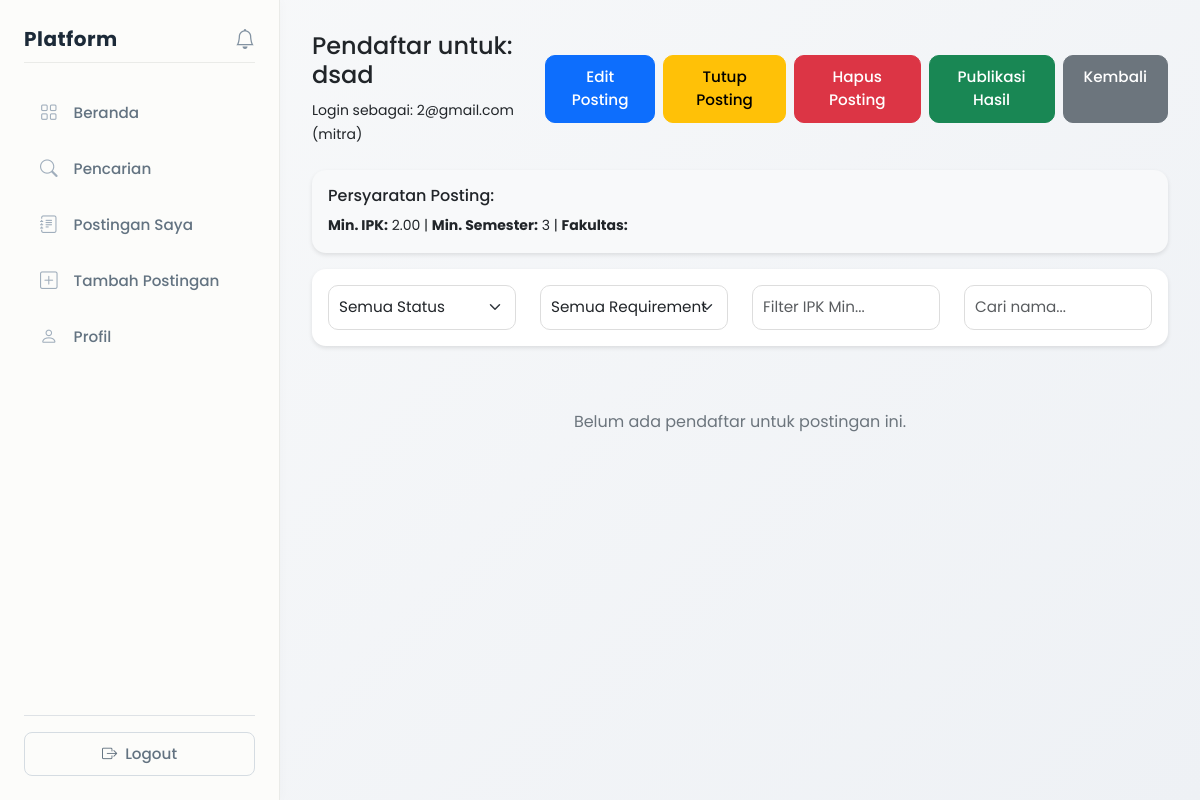
/views/mitra/applicants.php?id=5 (signed in), run on an earlier commit of the app's database.
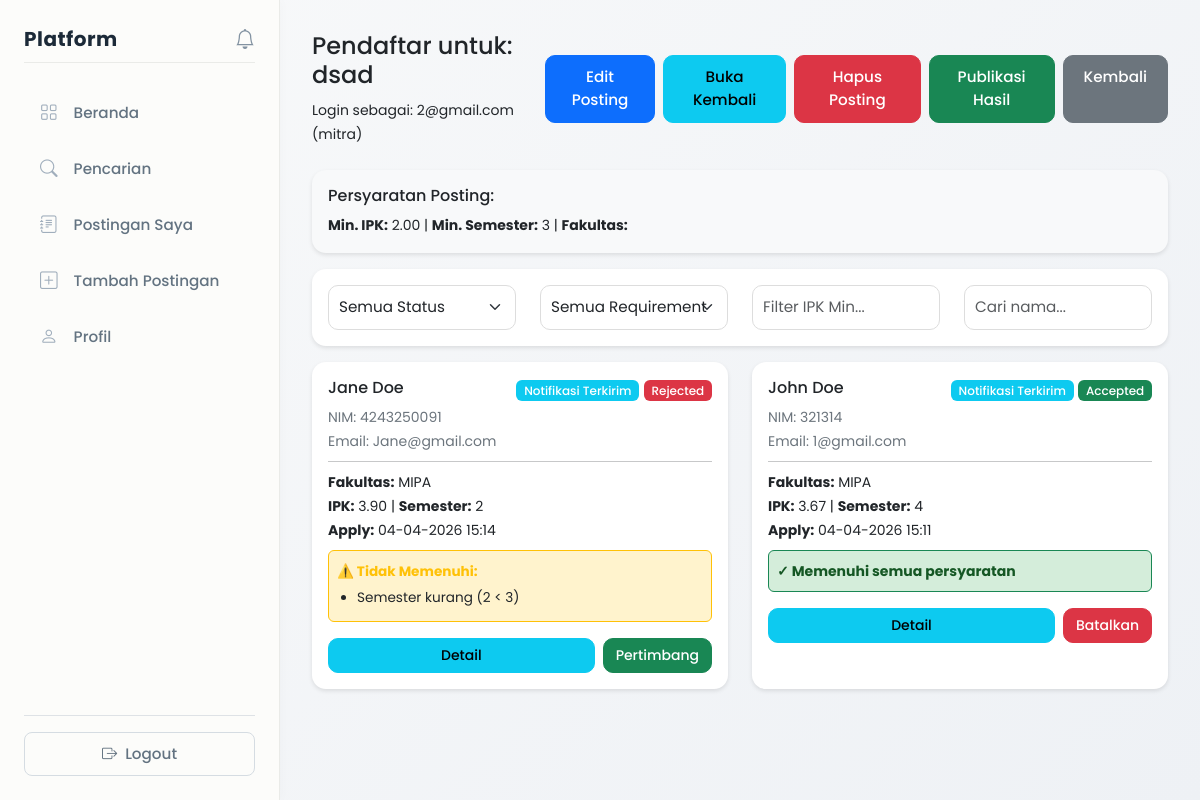
And on a later commit of the database.
### tables this page shows
CREATE TABLE `peluang` (
  `id` int NOT NULL,
  `mitra_id` int NOT NULL,
  `judul` varchar(150) NOT NULL,
  `deskripsi` text NOT NULL,
  `tipe` enum('magang','kursus') NOT NULL,
  `lokasi` varchar(100) DEFAULT NULL,
  `kuota` int DEFAULT '0',
  `min_ipk` decimal(3,2) DEFAULT '0.00',
  `min_semester` int DEFAULT '1',
  `fakultas` varchar(100) DEFAULT NULL,
  `deadline` datetime NOT NULL,
  `status` enum('pending','approved','rejected') DEFAULT 'approved',
  `created_at` timestamp NULL DEFAULT CURRENT_TIMESTAMP,
  `closed_at` timestamp NULL DEFAULT NULL
);

CREATE TABLE `lamaran` (
  `id` int NOT NULL,
  `mahasiswa_id` int NOT NULL,
  `peluang_id` int NOT NULL,
  `is_recommended` tinyint(1) DEFAULT '0',
  `tanggal_apply` timestamp NULL DEFAULT CURRENT_TIMESTAMP,
  `status` enum('pending','accepted','rejected') DEFAULT 'pending',
  `result_published` tinyint(1) DEFAULT '0' COMMENT 'Status: 0=not published, 1=published to mahasiswa'
);

CREATE TABLE `mahasiswa` (
  `id` int NOT NULL,
  `user_id` int NOT NULL,
  `nim` varchar(20) DEFAULT NULL,
  `nama` varchar(100) DEFAULT NULL,
  `fakultas` varchar(100) DEFAULT NULL,
  `prodi` varchar(100) DEFAULT NULL,
  `angkatan` year DEFAULT NULL,
  `semester` int DEFAULT NULL,
  `ipk` decimal(3,2) DEFAULT NULL,
  `dpa_id` int DEFAULT NULL
);

CREATE TABLE `users` (
  `id` int NOT NULL,
  `email` varchar(100) NOT NULL,
  `password` varchar(255) NOT NULL,
  `role` enum('mahasiswa','mitra','admin','dpa') NOT NULL,
  `created_at` timestamp NULL DEFAULT CURRENT_TIMESTAMP,
  `status` enum('active','pending','inactive') DEFAULT 'active'
);

### views/mitra/applicants.php (the view, shortened to what the rows shown need)
<?php
include __DIR__ . '/../../config/database.php';
$peluang_id = (int)$_GET['id'];
$user_id = $_SESSION['user_id'];
$query = "SELECT id, judul FROM peluang WHERE id = ? AND mitra_id = ?";
$stmt = mysqli_prepare($conn, $query);
mysqli_stmt_bind_param($stmt, 'ii', $peluang_id, $user_id);
mysqli_stmt_execute($stmt);
$result = mysqli_stmt_get_result($stmt);
$post = mysqli_fetch_assoc($result);
$query = "SELECT l.id, l.tanggal_apply, l.status, l.is_recommended, l.result_published,
                 m.nim, m.nama, m.fakultas, m.ipk, m.semester,
                 u.email,
                 p.min_ipk, p.min_semester, p.fakultas as required_fakultas, p.tipe
          FROM lamaran l
          JOIN mahasiswa m ON l.mahasiswa_id = m.id
          JOIN users u ON m.user_id = u.id
          JOIN peluang p ON l.peluang_id = p.id
          WHERE l.peluang_id = ?
          ORDER BY l.tanggal_apply DESC";
$stmt = mysqli_prepare($conn, $query);
mysqli_stmt_bind_param($stmt, 'i', $peluang_id);
mysqli_stmt_execute($stmt);
$applications = mysqli_stmt_get_result($stmt);
?>
<!DOCTYPE html>
<html>
<head>
    <link href="https://cdn.jsdelivr.net/npm/bootstrap@5.3.0/dist/css/bootstrap.min.css" rel="stylesheet">
    <link rel="stylesheet" href="https://cdn.jsdelivr.net/npm/bootstrap-icons@1.11.0/font/bootstrap-icons.css">
    <link rel="stylesheet" href="../../assets/css/global.css">
    <link rel="stylesheet" href="../../assets/css/layout.css">
</head>
<body>
<div class="d-flex">
    <?php include __DIR__ . '/../layouts/sidebar.php'; ?>
    <div class="content">
        <div class="d-flex justify-content-between align-items-center mb-4">
            <div>
                <h4>Pendaftar untuk: <?php echo htmlspecialchars($post['judul']); ?></h4>
                <small>
                    Login sebagai: <?php echo htmlspecialchars($_SESSION['email']); ?> (mitra)
                </small>
            </div>
        </div>
        <?php
        $req_query = "SELECT min_ipk, min_semester, fakultas FROM peluang WHERE id = ?";
        $req_stmt = mysqli_prepare($conn, $req_query);
        mysqli_stmt_bind_param($req_stmt, 'i', $peluang_id);
        mysqli_stmt_execute($req_stmt);
        $req_result = mysqli_stmt_get_result($req_stmt);
        $requirements = mysqli_fetch_assoc($req_result);
        ?>
        <div class="card mb-3 bg-light">
            <div class="card-body">
                <h6>Persyaratan Posting:</h6>
                <small>
                    <strong>Min. IPK:</strong> <?php echo $requirements['min_ipk'] ?? 'Tidak ada'; ?> |
                    <strong>Min. Semester:</strong> <?php echo $requirements['min_semester'] ?? 'Tidak ada'; ?> |
                    <strong>Fakultas:</strong> <?php echo $requirements['fakultas'] ?? 'Semua'; ?>
                </small>
            </div>
        </div>
        <div class="row">
            <?php if (mysqli_num_rows($applications) > 0):
                mysqli_data_seek($applications, 0);
                while ($app = mysqli_fetch_assoc($applications)):
                    $lacks_ipk = $app['min_ipk'] && $app['ipk'] < $app['min_ipk'];
                    $lacks_semester = $app['min_semester'] && $app['semester'] < $app['min_semester'];
                    $lacks_faculty = $app['required_fakultas'] && $app['fakultas'] !== $app['required_fakultas'];
                    $lacks_any = $lacks_ipk || $lacks_semester || $lacks_faculty;
                    $meets_all = !$lacks_any;
                    ?>
                    <div class="col-md-6 mb-3 applicant-card"
                         data-status="<?php echo $app['status']; ?>"
                         data-name="<?php echo strtolower($app['nama']); ?>"
                         data-ipk="<?php echo $app['ipk']; ?>"
                         data-meets="<?php echo $meets_all ? 'meets' : 'lacks'; ?>">
                        <div class="card h-100 <?php echo $lacks_any ? 'border-warning border-2' : 'border-success'; ?>">
                            <div class="card-body">
                                <div class="d-flex justify-content-between align-items-start mb-2">
                                    <div>
                                        <h6><?php echo htmlspecialchars($app['nama']); ?></h6>
                                        <small class="text-muted">
                                            NIM: <?php echo htmlspecialchars($app['nim']); ?><br>
                                            Email: <?php echo htmlspecialchars($app['email']); ?>
                                        </small>
                                    </div>
                                    <div class="text-end">
                                        <?php if ($app['result_published']): ?>
                                            <span class="badge bg-info">Notifikasi Terkirim</span>
                                        <?php endif; ?>
                                        <span class="badge
                                            <?php echo ($app['status'] == 'accepted') ? 'bg-success' :
                                                   (($app['status'] == 'rejected') ? 'bg-danger' : 'bg-warning'); ?>">
                                            <?php echo ucfirst($app['status']); ?>
                                        </span>
                                    </div>
                                </div>
                                <hr class="my-2">
                                <small>
                                    <strong>Fakultas:</strong> <?php echo htmlspecialchars($app['fakultas']); ?><br>
                                    <strong>IPK:</strong> <?php echo $app['ipk']; ?> | <strong>Semester:</strong> <?php echo $app['semester']; ?><br>
                                    <strong>Apply:</strong> <?php echo date('d-m-Y H:i', strtotime($app['tanggal_apply'])); ?>
                                </small>
                                <?php if ($lacks_any): ?>
                                    <div class="mt-2 p-2 bg-warning-light border border-warning rounded" style="background-color: #fff3cd;">
                                        <strong class="text-warning" style="color: #856404; font-size: 0.85rem;">⚠️ Tidak Memenuhi:</strong>
                                        <ul style="margin: 5px 0; padding-left: 20px; font-size: 0.85rem;">
                                            <?php if ($lacks_semester): ?>
                                                <li>Semester kurang (<?php echo $app['semester']; ?> < <?php echo $app['min_semester']; ?>)</li>
                                            <?php endif; ?>
                                        </ul>
                                    </div>
                                <?php else: ?>
                                    <div class="mt-2 p-2 bg-success-light border border-success rounded" style="background-color: #d4edda;">
                                        <small style="color: #155724;"><strong>✓ Memenuhi semua persyaratan</strong></small>
                                    </div>
                                <?php endif; ?>
                                <div class="mt-3 d-flex gap-2">
                                    <a href="view_applicant.php?id=<?php echo $app['id']; ?>" class="btn btn-sm btn-info flex-grow-1">
                                        Detail
                                    </a>
                                    <?php if ($app['status'] == 'pending'): ?>
                                        <button type="button" class="btn btn-sm btn-success"
                                            onclick="acceptApplication(<?php echo $app['id']; ?>)">
                                            Terima
                                        </button>
                                        <button type="button" class="btn btn-sm btn-danger"
                                            onclick="rejectApplication(<?php echo $app['id']; ?>)">
                                            Tolak
                                        </button>
                                    <?php elseif ($app['status'] == 'accepted'): ?>
                                        <button type="button" class="btn btn-sm btn-danger"
                                            onclick="rejectApplication(<?php echo $app['id']; ?>)">
                                            Batalkan
                                        </button>
                                    <?php elseif ($app['status'] == 'rejected'): ?>
                                        <button type="button" class="btn btn-sm btn-success"
                                            onclick="acceptApplication(<?php echo $app['id']; ?>)">
                                            Pertimbang
                                        </button>
                                    <?php endif; ?>
                                </div>
                            </div>
                        </div>
                    </div>
                <?php endwhile;
            endif; ?>
        </div>
    </div>
</div>
</body>
</html>

What changed in the data, as far as the page shows it:
changed peluang "dsad": closed_at empty → "2026-04-04 15:15:28" (drawn)
added lamaran: mahasiswa.nama "Jane Doe", mahasiswa.nim "4243250091", users.email "Jane@gmail.com", result_published "Notifikasi Terkirim", status "Rejected", mahasiswa.fakultas "MIPA", mahasiswa.ipk "3.90", mahasiswa.semester "2", tanggal_apply "04-04-2026 15:14", peluang.min_semester "3"
added lamaran: mahasiswa.nama "John Doe", mahasiswa.nim "321314", users.email "1@gmail.com", result_published "Notifikasi Terkirim", status "Accepted", mahasiswa.fakultas "MIPA", mahasiswa.ipk "3.67", mahasiswa.semester "4", tanggal_apply "04-04-2026 15:11", shows "✓ Memenuhi semua persyaratan"
Also different on the page:
text no longer shown: "Tutup Posting Belum ada pendaftar untuk postingan ini."
text now shown: "Buka Kembali"
